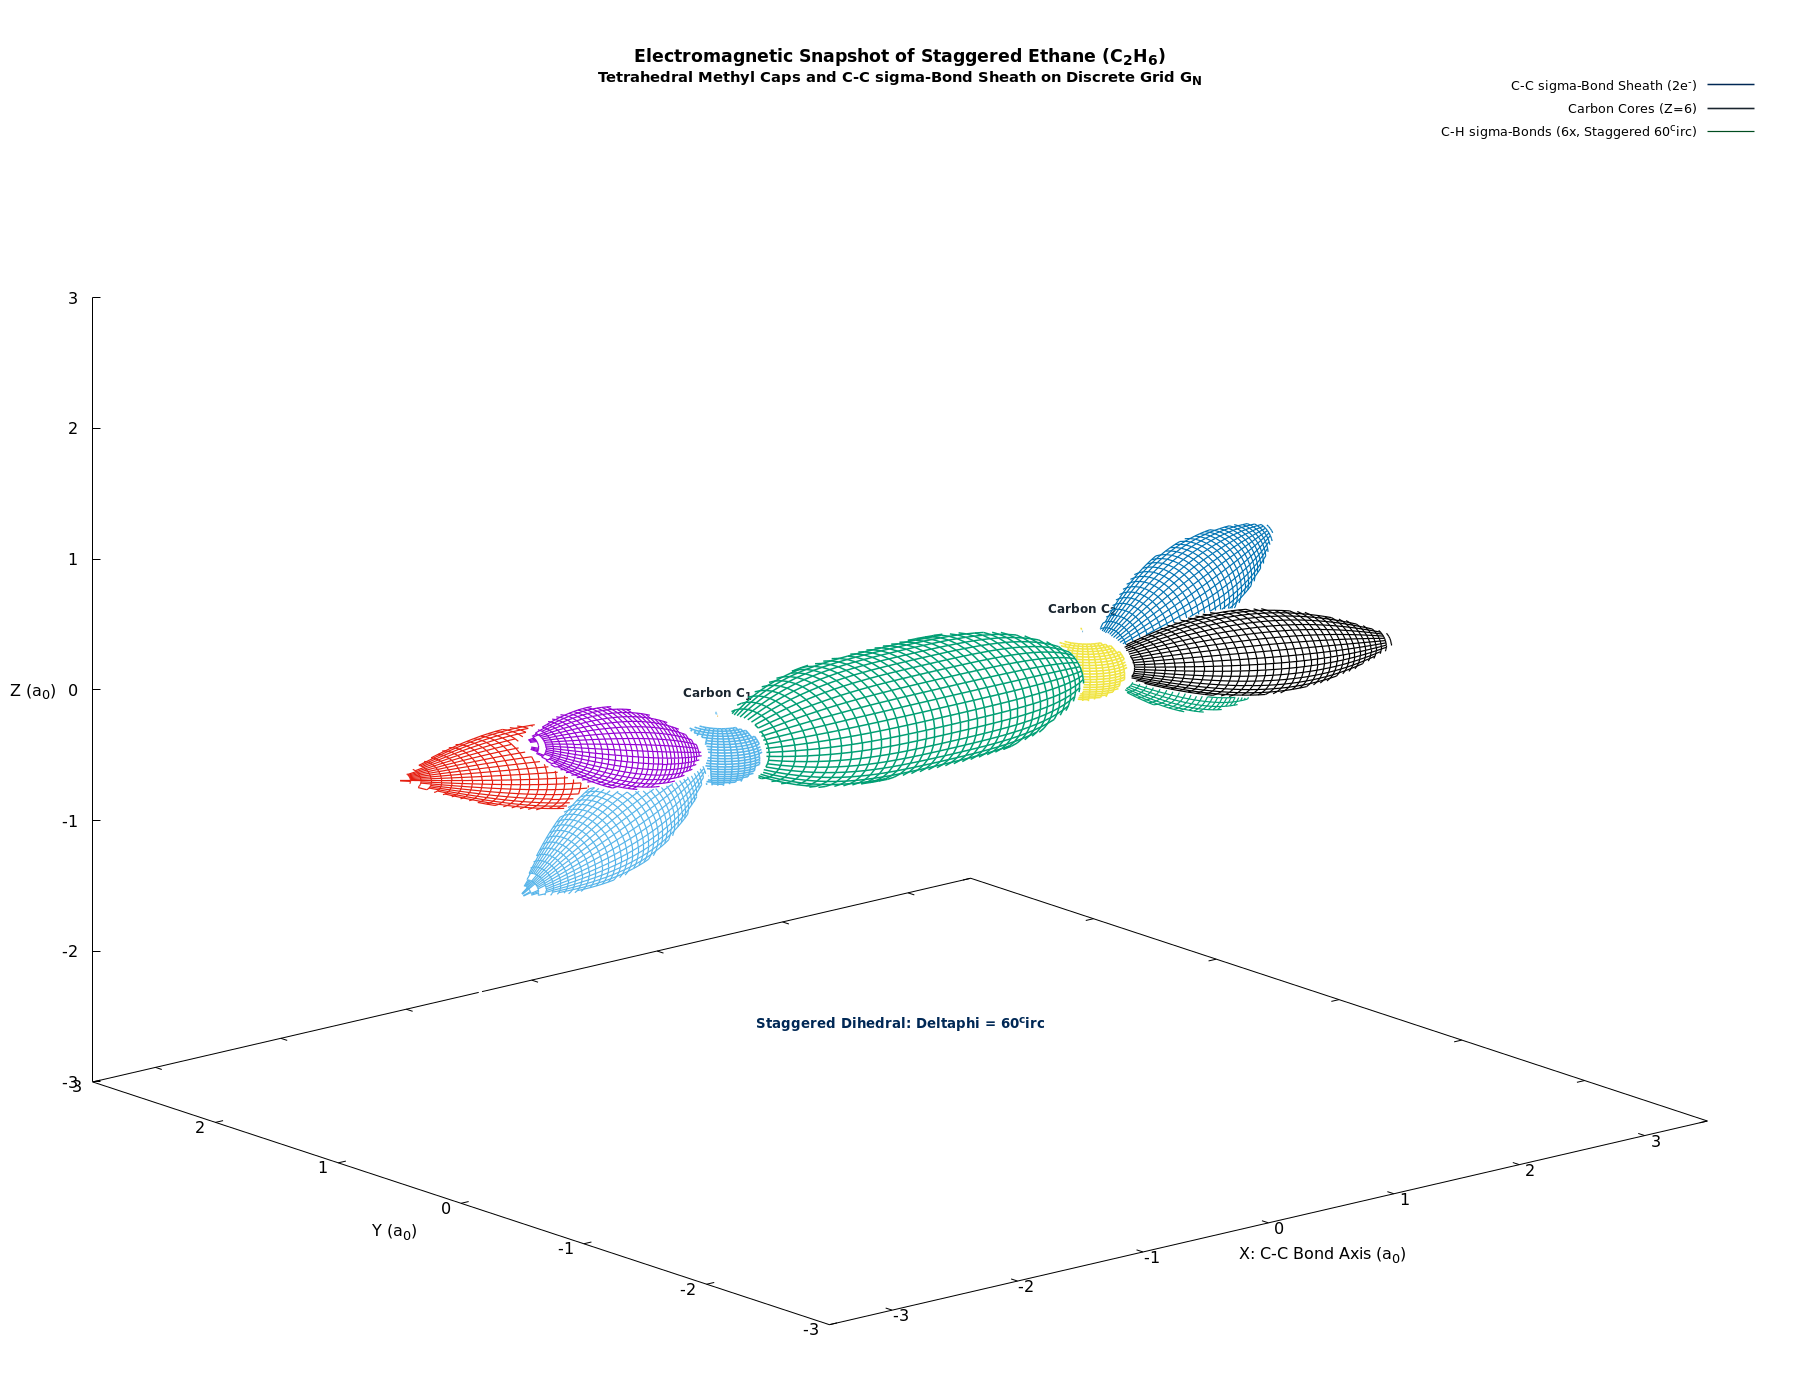

Generate this figure with gnuplot:
# Gnuplot script: 3D High-Detail Wireframe Snapshot of Ethane (C2H6) Staggered Conformation
# Depicts the discrete electromagnetic architecture on G_N:
# - Central Carbon-Carbon sigma bond vortex tube (d_CC = 2.91 a_0)
# - Two tetrahedral CH3 methyl caps in minimum-repulsion staggered 60-degree dihedral alignment
# - Six discrete Carbon-Hydrogen sigma bond vortex sheaths
# Pure wireframe meshwork with hidden-line removal; no surface shading.

reset

if (exists("OUTFILE")) {
    set terminal pngcairo size 1800,1400 font "Sans,12"
    set output OUTFILE
}

set title "Electromagnetic Snapshot of Staggered Ethane (C_2H_6)\n{/*0.85Tetrahedral Methyl Caps and C-C \\sigma-Bond Sheath on Discrete Grid G_N}" font "Sans-Bold,13" offset 0,-0.5

set parametric
set hidden3d
unset pm3d
set surface

set isosamples 44, 44
set urange [0:2*pi]
set vrange [0:2*pi]

set xlabel "X: C-C Bond Axis (a_0)" offset -1,-0.5
set ylabel "Y (a_0)" offset 1,-0.5
set zlabel "Z (a_0)" offset 1,0
set xrange [-3.5:3.5]
set yrange [-3.0:3.0]
set zrange [-3.0:3.0]
set xyplane at -3.0
set view 68, 320, 1.15, 1.0

d_CC = 2.91
x_C1 = -d_CC / 2.0
x_C2 =  d_CC / 2.0

r_core = 0.28
r_H_core = 0.14
d_CH = 2.06
theta_tet = 109.4712 * pi / 180.0
r_perp = d_CH * sin(theta_tet - pi/2.0)
dx_H = d_CH * cos(theta_tet - pi/2.0)

# 1. Carbon Nuclear Cores (Z=6)
x_carb1(u, v) = x_C1 + r_core * sin(u/2.0) * cos(v)
y_carb1(u, v) = r_core * sin(u/2.0) * sin(v)
z_carb1(u, v) = r_core * cos(u/2.0)

x_carb2(u, v) = x_C2 + r_core * sin(u/2.0) * cos(v)
y_carb2(u, v) = r_core * sin(u/2.0) * sin(v)
z_carb2(u, v) = r_core * cos(u/2.0)

# 2. Central C-C Sigma Bond Tube
u_norm(u) = u / (2.0 * pi)
x_cc(u)   = x_C1 + u_norm(u) * d_CC
r_cc(u)   = 0.52 * (sin(u_norm(u) * pi)**0.65) * (1.0 + 0.12 * cos(2.0*u_norm(u)*pi))

x_bond_cc(u, v) = x_cc(u)
y_bond_cc(u, v) = r_cc(u) * cos(v)
z_bond_cc(u, v) = r_cc(u) * sin(v)

# 3. Methyl Cap 1 (at C1, x = -1.455 a_0, pointing -x): 3 C-H bonds at 0, 120, 240 deg
phi_1(k) = k * 2.0 * pi / 3.0
x_h1(u, k) = x_C1 - u_norm(u) * dx_H
y_h1(u, v, k) = u_norm(u) * r_perp * cos(phi_1(k)) + 0.32 * sin(u_norm(u)*pi) * cos(v)
z_h1(u, v, k) = u_norm(u) * r_perp * sin(phi_1(k)) + 0.32 * sin(u_norm(u)*pi) * sin(v)

# 4. Methyl Cap 2 (at C2, x = +1.455 a_0, pointing +x): 3 C-H bonds at 60, 180, 300 deg (Staggered)
phi_2(k) = pi/3.0 + k * 2.0 * pi / 3.0
x_h2(u, k) = x_C2 + u_norm(u) * dx_H
y_h2(u, v, k) = u_norm(u) * r_perp * cos(phi_2(k)) + 0.32 * sin(u_norm(u)*pi) * cos(v)
z_h2(u, v, k) = u_norm(u) * r_perp * sin(phi_2(k)) + 0.32 * sin(u_norm(u)*pi) * sin(v)

set style line 1 lc rgb "#002855" lw 1.5   # Blue: C-C central sigma bond
set style line 2 lc rgb "#1a252f" lw 1.6   # Slate dark: Carbon nuclear cores (Z=6)
set style line 3 lc rgb "#004d20" lw 1.2   # Green: C-H covalent bond tubes
set style line 4 lc rgb "#8b0000" lw 1.3   # Red: Hydrogen protons

set label 1 "Carbon C_1" at x_C1, 0, 0.45 center font "Sans-Bold,9" tc rgb "#1a252f"
set label 2 "Carbon C_2" at x_C2, 0, 0.45 center font "Sans-Bold,9" tc rgb "#1a252f"
set label 3 "Staggered Dihedral: \\Delta\\phi = 60^\\circ" at 0, 0, -2.4 center font "Sans-Bold,10" tc rgb "#002855"

set key top right spacing 1.25 font "Sans,9.5"

splot x_bond_cc(u, v), y_bond_cc(u, v), z_bond_cc(u, v) with lines ls 1 title "C-C \\sigma-Bond Sheath (2e^-)", \
      x_carb1(u, v), y_carb1(u, v), z_carb1(u, v) with lines ls 2 title "Carbon Cores (Z=6)", \
      x_carb2(u, v), y_carb2(u, v), z_carb2(u, v) with lines ls 2 notitle, \
      x_h1(u, 0), y_h1(u, v, 0), z_h1(u, v, 0) with lines ls 3 title "C-H \\sigma-Bonds (6x, Staggered 60^\\circ)", \
      x_h1(u, 1), y_h1(u, v, 1), z_h1(u, v, 1) with lines ls 3 notitle, \
      x_h1(u, 2), y_h1(u, v, 2), z_h1(u, v, 2) with lines ls 3 notitle, \
      x_h2(u, 0), y_h2(u, v, 0), z_h2(u, v, 0) with lines ls 3 notitle, \
      x_h2(u, 1), y_h2(u, v, 1), z_h2(u, v, 1) with lines ls 3 notitle, \
      x_h2(u, 2), y_h2(u, v, 2), z_h2(u, v, 2) with lines ls 3 notitle

if (!exists("OUTFILE")) {
    pause mouse close
}
